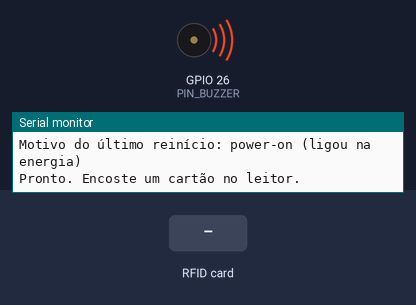
Recording of a program running on a simulated ESP32. Shown: buzzer (waves = sounding, pin HIGH), the last lines printed to the serial monitor. The test bench sets the inputs (shaded band). WiFi joins after 1.5 s; servers stay silent unless stated; uploads are accepted with an empty reply; the local clock reads 2024-03-15 10:24:30 at power-on unless the program sets it; EEPROM starts erased.

Above: at 0.1 s.
At 1.2 s:
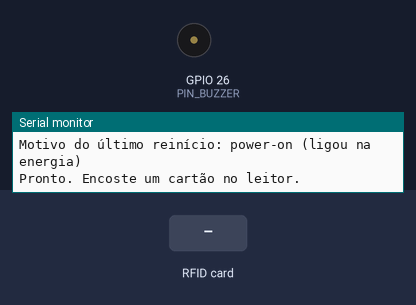
1.3 s: RFID card 5E 7A 19 C4 held to the reader
At 1.55 s:
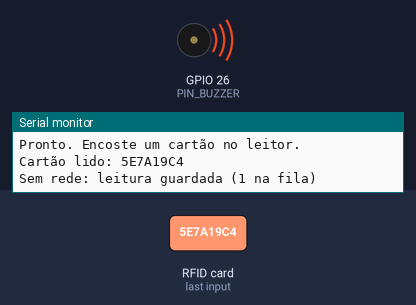
Timing chart, 0 to 4.3 s (numbered marks = the images above; inputs shaded):
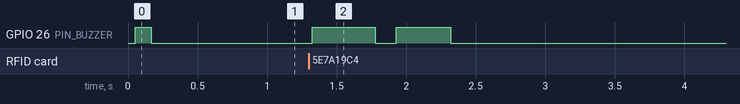

Measured:
- after the input at 1.3 s, GPIO 26 (PIN_BUZZER): alternates HIGH for 0.42 s and LOW for 0.15 s, 4 changes in all, then stays LOW, starting at once

The program:

main.cpp
```cpp
// BipCheck - firmware do leitor (ESP32 + RC522 + buzzer)
//
// Duas tarefas, para a leitura do cartão nunca travar esperando a rede:
//   loop() (núcleo 1): lê cartões, toca o buzzer e coloca o UID na fila
//   networkTask (núcleo 0): envia cada UID da fila e devolve o resultado para o bip
//
// Regra local (funciona sem internet): se o envio falhar por falta de rede, a leitura é guardada
// na flash com o horário (fila offline), o leitor dá 2 bips longos e reenvia quando a rede voltar.
//
// Antes de compilar: copie include/secrets.example.h para include/secrets.h e preencha.

#include <Arduino.h>
#include <esp_system.h>

#include <cstdio>

#include "api_client.h"
#include "buzzer.h"
#include "card_debouncer.h"
#include "card_reader.h"
#include "config.h"
#include "feedback.h"
#include "offline_queue.h"
#include "offline_store.h"
#include "timestamp.h"
#include "wifi_connection.h"

namespace {

struct CardRead {
  char uid[21];  // até 10 bytes de UID em hexadecimal + '\0'
};

QueueHandle_t cardQueue;
QueueHandle_t resultQueue;  // bipcheck::Feedback de cada leitura

CardReader reader;
Buzzer buzzer(PIN_BUZZER);
ApiClient api;
bipcheck::CardDebouncer debouncer(SAME_CARD_DEBOUNCE_MS);

// Usados só pela tarefa de rede
bipcheck::OfflineQueue offlineQueue(OFFLINE_QUEUE_CAPACITY);
OfflineStore offlineStore;
uint32_t lastPostAtMs = 0;

// Motivo do último reinício, para diagnosticar reinícios sozinhos
const char* resetReason() {
  switch (esp_reset_reason()) {
    case ESP_RST_POWERON: return "power-on (ligou na energia)";
    case ESP_RST_EXT: return "pino de reset externo";
    case ESP_RST_SW: return "software (ESP.restart)";
    case ESP_RST_PANIC: return "panic (erro no programa)";
    case ESP_RST_INT_WDT: return "watchdog de interrupção";
    case ESP_RST_TASK_WDT: return "watchdog de tarefa";
    case ESP_RST_WDT: return "watchdog";
    case ESP_RST_BROWNOUT: return "brownout (queda de tensão)";
    case ESP_RST_DEEPSLEEP: return "saiu do deep sleep";
    default: return "desconhecido";
  }
}

int postBoarding(const std::string& uid, uint32_t readAtEpoch = 0) {
  const int status = api.postBoarding(uid, readAtEpoch);
  lastPostAtMs = millis();
  return status;
}

// Leitura feita agora: tenta enviar; sem rede, guarda na fila offline. Devolve o bip a tocar.
bipcheck::Feedback handleRead(const CardRead& card) {
  // Sem Wi-Fi nem tenta enviar: a decisão é imediata, sem esperar a rede
  const int status = wifiIsConnected() ? postBoarding(card.uid) : -1;
  const bipcheck::SendOutcome outcome = bipcheck::classifySend(status);

  bool stored = false;
  if (outcome == bipcheck::SendOutcome::Retry) {
    const uint32_t now = clockNowEpoch();
    stored = offlineQueue.push(card.uid, bipcheck::isClockSet(now) ? now : 0);
    if (stored) {
      offlineStore.save(offlineQueue);
      Serial.printf("Sem rede: leitura guardada (%u na fila)\n", static_cast<unsigned>(offlineQueue.size()));
    } else {
      Serial.println("Sem rede e fila offline cheia: leitura perdida");
    }
  }
  return bipcheck::feedbackForRead(outcome, stored);
}

// Reenvia a leitura mais antiga da fila offline. true = saiu da fila (entregue ou recusada de vez).
bool resendOldest() {
  if (!wifiIsConnected()) {
    wifiRetry();
    return false;
  }
  const bipcheck::PendingBoarding& pending = offlineQueue.front();
  const int status = postBoarding(pending.uid, pending.readAtEpoch);
  if (bipcheck::classifySend(status) == bipcheck::SendOutcome::Retry) {
    return false;
  }
  offlineQueue.pop();
  offlineStore.save(offlineQueue);
  Serial.printf("Leitura offline reenviada: HTTP %d (%u na fila)\n", status,
                static_cast<unsigned>(offlineQueue.size()));
  return true;
}

void networkTask(void*) {
  offlineStore.load(offlineQueue);
  if (!offlineQueue.empty()) {
    Serial.printf("Fila offline carregada da flash: %u leitura(s)\n", static_cast<unsigned>(offlineQueue.size()));
  }

  wifiBegin();
  bool warmedUp = false;
  uint32_t resendWaitMs = OFFLINE_RESEND_INTERVAL_MS;

  CardRead card;
  for (;;) {
    // Com a fila offline vazia, dorme até chegar um cartão; com leituras pendentes, acorda para reenviar
    const TickType_t wait = offlineQueue.empty() ? pdMS_TO_TICKS(1000) : pdMS_TO_TICKS(resendWaitMs);
    if (xQueueReceive(cardQueue, &card, wait) == pdTRUE) {
      const bipcheck::Feedback feedback = handleRead(card);
      xQueueSend(resultQueue, &feedback, 0);
      continue;
    }

    if (!warmedUp && wifiIsConnected()) {
      api.warmUp();
      warmedUp = true;
    }
    if (!offlineQueue.empty() && millis() - lastPostAtMs >= OFFLINE_RESEND_INTERVAL_MS) {
      resendWaitMs = resendOldest() ? OFFLINE_RESEND_INTERVAL_MS : OFFLINE_RETRY_INTERVAL_MS;
    }
  }
}

}  // namespace

void setup() {
  Serial.begin(SERIAL_BAUD);
  Serial.printf("\nMotivo do último reinício: %s\n", resetReason());

  buzzer.begin();
  reader.begin();
  api.begin();

  cardQueue = xQueueCreate(CARD_QUEUE_LENGTH, sizeof(CardRead));
  resultQueue = xQueueCreate(CARD_QUEUE_LENGTH, sizeof(bipcheck::Feedback));
  // TLS precisa de pilha grande
  xTaskCreatePinnedToCore(networkTask, "network", 12288, nullptr, 1, nullptr, 0);

  Serial.println("Pronto. Encoste um cartão no leitor.");
  buzzer.play(bipcheck::BEEP_READY);
}

void loop() {
  std::string uid;
  if (reader.poll(uid) && debouncer.accept(uid, millis())) {
    CardRead card{};
    snprintf(card.uid, sizeof(card.uid), "%s", uid.c_str());
    if (xQueueSend(cardQueue, &card, 0) == pdTRUE) {
      Serial.printf("Cartão lido: %s\n", card.uid);
      buzzer.play(bipcheck::BEEP_CARD_READ);  // feedback imediato: o cartão foi lido
    } else {
      buzzer.play(bipcheck::BEEP_ERROR);  // fila cheia: rede muito lenta
    }
  }

  bipcheck::Feedback feedback = bipcheck::Feedback::Error;
  if (xQueueReceive(resultQueue, &feedback, 0) == pdTRUE) {
    buzzer.play(bipcheck::beepFor(feedback));
  }

  buzzer.update();
  delay(5);  // cede o processador para outras tarefas (Wi-Fi) sem atrasar a leitura
}
```

root_ca.h
```cpp
// Certificados raiz da Google Trust Services (GTS Root R1 a R4), que emitem os
// certificados do Supabase (*.supabase.co). O ESP32 só aceita o servidor se a
// cadeia dele terminar numa destas raízes: protege contra rede falsa (man-in-the-middle).
// Fonte oficial: https://pki.goog/repository/ (válidos até 2036).
#pragma once

static const char ROOT_CA_BUNDLE[] =
    // GTS Root R1
    "-----BEGIN CERTIFICATE-----\n"
    "MIIFVzCCAz+gAwIBAgINAgPlk28xsBNJiGuiFzANBgkqhkiG9w0BAQwFADBHMQsw\n"
    "CQYDVQQGEwJVUzEiMCAGA1UEChMZR29vZ2xlIFRydXN0IFNlcnZpY2VzIExMQzEU\n"
    "MBIGA1UEAxMLR1RTIFJvb3QgUjEwHhcNMTYwNjIyMDAwMDAwWhcNMzYwNjIyMDAw\n"
    "MDAwWjBHMQswCQYDVQQGEwJVUzEiMCAGA1UEChMZR29vZ2xlIFRydXN0IFNlcnZp\n"
    "Y2VzIExMQzEUMBIGA1UEAxMLR1RTIFJvb3QgUjEwggIiMA0GCSqGSIb3DQEBAQUA\n"
    "A4ICDwAwggIKAoICAQC2EQKLHuOhd5s73L+UPreVp0A8of2C+X0yBoJx9vaMf/vo\n"
    "27xqLpeXo4xL+Sv2sfnOhB2x+cWX3u+58qPpvBKJXqeqUqv4IyfLpLGcY9vXmX7w\n"
    "Cl7raKb0xlpHDU0QM+NOsROjyBhsS+z8CZDfnWQpJSMHobTSPS5g4M/SCYe7zUjw\n"
    "TcLCeoiKu7rPWRnWr4+wB7CeMfGCwcDfLqZtbBkOtdh+JhpFAz2weaSUKK0Pfybl\n"
    "qAj+lug8aJRT7oM6iCsVlgmy4HqMLnXWnOunVmSPlk9orj2XwoSPwLxAwAtcvfaH\n"
    "szVsrBhQf4TgTM2S0yDpM7xSma8ytSmzJSq0SPly4cpk9+aCEI3oncKKiPo4Zor8\n"
    "Y/kB+Xj9e1x3+naH+uzfsQ55lVe0vSbv1gHR6xYKu44LtcXFilWr06zqkUspzBmk\n"
    "MiVOKvFlRNACzqrOSbTqn3yDsEB750Orp2yjj32JgfpMpf/VjsPOS+C12LOORc92\n"
    "wO1AK/1TD7Cn1TsNsYqiA94xrcx36m97PtbfkSIS5r762DL8EGMUUXLeXdYWk70p\n"
    "aDPvOmbsB4om3xPXV2V4J95eSRQAogB/mqghtqmxlbCluQ0WEdrHbEg8QOB+DVrN\n"
    "VjzRlwW5y0vtOUucxD/SVRNuJLDWcfr0wbrM7Rv1/oFB2ACYPTrIrnqYNxgFlQID\n"
    "AQABo0IwQDAOBgNVHQ8BAf8EBAMCAYYwDwYDVR0TAQH/BAUwAwEB/zAdBgNVHQ4E\n"
    "FgQU5K8rJnEaK0gnhS9SZizv8IkTcT4wDQYJKoZIhvcNAQEMBQADggIBAJ+qQibb\n"
    "C5u+/x6Wki4+omVKapi6Ist9wTrYggoGxval3sBOh2Z5ofmmWJyq+bXmYOfg6LEe\n"
    "QkEzCzc9zolwFcq1JKjPa7XSQCGYzyI0zzvFIoTgxQ6KfF2I5DUkzps+GlQebtuy\n"
    "h6f88/qBVRRiClmpIgUxPoLW7ttXNLwzldMXG+gnoot7TiYaelpkttGsN/H9oPM4\n"
    "7HLwEXWdyzRSjeZ2axfG34arJ45JK3VmgRAhpuo+9K4l/3wV3s6MJT/KYnAK9y8J\n"
    "ZgfIPxz88NtFMN9iiMG1D53Dn0reWVlHxYciNuaCp+0KueIHoI17eko8cdLiA6Ef\n"
    "MgfdG+RCzgwARWGAtQsgWSl4vflVy2PFPEz0tv/bal8xa5meLMFrUKTX5hgUvYU/\n"
    "Z6tGn6D/Qqc6f1zLXbBwHSs09dR2CQzreExZBfMzQsNhFRAbd03OIozUhfJFfbdT\n"
    "6u9AWpQKXCBfTkBdYiJ23//OYb2MI3jSNwLgjt7RETeJ9r/tSQdirpLsQBqvFAnZ\n"
    "0E6yove+7u7Y/9waLd64NnHi/Hm3lCXRSHNboTXns5lndcEZOitHTtNCjv0xyBZm\n"
    "2tIMPNuzjsmhDYAPexZ3FL//2wmUspO8IFgV6dtxQ/PeEMMA3KgqlbbC1j+Qa3bb\n"
    "bP6MvPJwNQzcmRk13NfIRmPVNnGuV/u3gm3c\n"
    "-----END CERTIFICATE-----\n"
    // GTS Root R2
    "-----BEGIN CERTIFICATE-----\n"
    "MIIFVzCCAz+gAwIBAgINAgPlrsWNBCUaqxElqjANBgkqhkiG9w0BAQwFADBHMQsw\n"
    "CQYDVQQGEwJVUzEiMCAGA1UEChMZR29vZ2xlIFRydXN0IFNlcnZpY2VzIExMQzEU\n"
    "MBIGA1UEAxMLR1RTIFJvb3QgUjIwHhcNMTYwNjIyMDAwMDAwWhcNMzYwNjIyMDAw\n"
    "MDAwWjBHMQswCQYDVQQGEwJVUzEiMCAGA1UEChMZR29vZ2xlIFRydXN0IFNlcnZp\n"
    "Y2VzIExMQzEUMBIGA1UEAxMLR1RTIFJvb3QgUjIwggIiMA0GCSqGSIb3DQEBAQUA\n"
    "A4ICDwAwggIKAoICAQDO3v2m++zsFDQ8BwZabFn3GTXd98GdVarTzTukk3LvCvpt\n"
    "nfbwhYBboUhSnznFt+4orO/LdmgUud+tAWyZH8QiHZ/+cnfgLFuv5AS/T3KgGjSY\n"
    "6Dlo7JUle3ah5mm5hRm9iYz+re026nO8/4Piy33B0s5Ks40FnotJk9/BW9BuXvAu\n"
    "MC6C/Pq8tBcKSOWIm8Wba96wyrQD8Nr0kLhlZPdcTK3ofmZemde4wj7I0BOdre7k\n"
    "RXuJVfeKH2JShBKzwkCX44ofR5GmdFrS+LFjKBC4swm4VndAoiaYecb+3yXuPuWg\n"
    "f9RhD1FLPD+M2uFwdNjCaKH5wQzpoeJ/u1U8dgbuak7MkogwTZq9TwtImoS1mKPV\n"
    "+3PBV2HdKFZ1E66HjucMUQkQdYhMvI35ezzUIkgfKtzra7tEscszcTJGr61K8Yzo\n"
    "dDqs5xoic4DSMPclQsciOzsSrZYuxsN2B6ogtzVJV+mSSeh2FnIxZyuWfoqjx5RW\n"
    "Ir9qS34BIbIjMt/kmkRtWVtd9QCgHJvGeJeNkP+byKq0rxFROV7Z+2et1VsRnTKa\n"
    "G73VululycslaVNVJ1zgyjbLiGH7HrfQy+4W+9OmTN6SpdTi3/UGVN4unUu0kzCq\n"
    "gc7dGtxRcw1PcOnlthYhGXmy5okLdWTK1au8CcEYof/UVKGFPP0UJAOyh9OktwID\n"
    "AQABo0IwQDAOBgNVHQ8BAf8EBAMCAYYwDwYDVR0TAQH/BAUwAwEB/zAdBgNVHQ4E\n"
    "FgQUu//KjiOfT5nK2+JopqUVJxce2Q4wDQYJKoZIhvcNAQEMBQADggIBAB/Kzt3H\n"
    "vqGf2SdMC9wXmBFqiN495nFWcrKeGk6c1SuYJF2ba3uwM4IJvd8lRuqYnrYb/oM8\n"
    "0mJhwQTtzuDFycgTE1XnqGOtjHsB/ncw4c5omwX4Eu55MaBBRTUoCnGkJE+M3DyC\n"
    "B19m3H0Q/gxhswWV7uGugQ+o+MePTagjAiZrHYNSVc61LwDKgEDg4XSsYPWHgJ2u\n"
    "NmSRXbBoGOqKYcl3qJfEycel/FVL8/B/uWU9J2jQzGv6U53hkRrJXRqWbTKH7QMg\n"
    "yALOWr7Z6v2yTcQvG99fevX4i8buMTolUVVnjWQye+mew4K6Ki3pHrTgSAai/Gev\n"
    "HyICc/sgCq+dVEuhzf9gR7A/Xe8bVr2XIZYtCtFenTgCR2y59PYjJbigapordwj6\n"
    "xLEokCZYCDzifqrXPW+6MYgKBesntaFJ7qBFVHvmJ2WZICGoo7z7GJa7Um8M7YNR\n"
    "TOlZ4iBgxcJlkoKM8xAfDoqXvneCbT+PHV28SSe9zE8P4c52hgQjxcCMElv924Sg\n"
    "JPFI/2R80L5cFtHvma3AH/vLrrw4IgYmZNralw4/KBVEqE8AyvCazM90arQ+POuV\n"
    "7LXTWtiBmelDGDfrs7vRWGJB82bSj6p4lVQgw1oudCvV0b4YacCs1aTPObpRhANl\n"
    "6WLAYv7YTVWW4tAR+kg0Eeye7QUd5MjWHYbL\n"
    "-----END CERTIFICATE-----\n"
    // GTS Root R3
    "-----BEGIN CERTIFICATE-----\n"
    "MIICCTCCAY6gAwIBAgINAgPluILrIPglJ209ZjAKBggqhkjOPQQDAzBHMQswCQYD\n"
    "VQQGEwJVUzEiMCAGA1UEChMZR29vZ2xlIFRydXN0IFNlcnZpY2VzIExMQzEUMBIG\n"
    "A1UEAxMLR1RTIFJvb3QgUjMwHhcNMTYwNjIyMDAwMDAwWhcNMzYwNjIyMDAwMDAw\n"
    "WjBHMQswCQYDVQQGEwJVUzEiMCAGA1UEChMZR29vZ2xlIFRydXN0IFNlcnZpY2Vz\n"
    "IExMQzEUMBIGA1UEAxMLR1RTIFJvb3QgUjMwdjAQBgcqhkjOPQIBBgUrgQQAIgNi\n"
    "AAQfTzOHMymKoYTey8chWEGJ6ladK0uFxh1MJ7x/JlFyb+Kf1qPKzEUURout736G\n"
    "jOyxfi//qXGdGIRFBEFVbivqJn+7kAHjSxm65FSWRQmx1WyRRK2EE46ajA2ADDL2\n"
    "4CejQjBAMA4GA1UdDwEB/wQEAwIBhjAPBgNVHRMBAf8EBTADAQH/MB0GA1UdDgQW\n"
    "BBTB8Sa6oC2uhYHP0/EqEr24Cmf9vDAKBggqhkjOPQQDAwNpADBmAjEA9uEglRR7\n"
    "VKOQFhG/hMjqb2sXnh5GmCCbn9MN2azTL818+FsuVbu/3ZL3pAzcMeGiAjEA/Jdm\n"
    "ZuVDFhOD3cffL74UOO0BzrEXGhF16b0DjyZ+hOXJYKaV11RZt+cRLInUue4X\n"
    "-----END CERTIFICATE-----\n"
    // GTS Root R4
    "-----BEGIN CERTIFICATE-----\n"
    "MIICCTCCAY6gAwIBAgINAgPlwGjvYxqccpBQUjAKBggqhkjOPQQDAzBHMQswCQYD\n"
    "VQQGEwJVUzEiMCAGA1UEChMZR29vZ2xlIFRydXN0IFNlcnZpY2VzIExMQzEUMBIG\n"
    "A1UEAxMLR1RTIFJvb3QgUjQwHhcNMTYwNjIyMDAwMDAwWhcNMzYwNjIyMDAwMDAw\n"
    "WjBHMQswCQYDVQQGEwJVUzEiMCAGA1UEChMZR29vZ2xlIFRydXN0IFNlcnZpY2Vz\n"
    "IExMQzEUMBIGA1UEAxMLR1RTIFJvb3QgUjQwdjAQBgcqhkjOPQIBBgUrgQQAIgNi\n"
    "AATzdHOnaItgrkO4NcWBMHtLSZ37wWHO5t5GvWvVYRg1rkDdc/eJkTBa6zzuhXyi\n"
    "QHY7qca4R9gq55KRanPpsXI5nymfopjTX15YhmUPoYRlBtHci8nHc8iMai/lxKvR\n"
    "HYqjQjBAMA4GA1UdDwEB/wQEAwIBhjAPBgNVHRMBAf8EBTADAQH/MB0GA1UdDgQW\n"
    "BBSATNbrdP9JNqPV2Py1PsVq8JQdjDAKBggqhkjOPQQDAwNpADBmAjEA6ED/g94D\n"
    "9J+uHXqnLrmvT/aDHQ4thQEd0dlq7A/Cr8deVl5c1RxYIigL9zC2L7F8AjEA8GE8\n"
    "p/SgguMh1YQdc4acLa/KNJvxn7kjNuK8YAOdgLOaVsjh4rsUecrNIdSUtUlD\n"
    "-----END CERTIFICATE-----\n"
    ;
```

secrets.example.h
```cpp
// Modelo dos segredos do leitor.
// Copie este arquivo para "secrets.h" (mesma pasta) e troque pelos valores reais.
// O secrets.h está no .gitignore e nunca deve ser commitado.
#pragma once

constexpr const char* WIFI_SSID = "NOME_DA_REDE";      // rede 2,4 GHz
constexpr const char* WIFI_PASSWORD = "SENHA_DA_REDE";
constexpr const char* FUNCTION_URL = "https://SEU_PROJETO.supabase.co/functions/v1/register-boarding";
// Token do leitor: aparece uma única vez no app, ao cadastrar o leitor ou trocar o token
constexpr const char* DEVICE_TOKEN = "TOKEN_DO_LEITOR";
```

api_client.cpp
```cpp
#include "api_client.h"

#include "config.h"
#include "payload.h"
#include "root_ca.h"
#include "secrets.h"

void ApiClient::begin() {
  client_.setCACert(ROOT_CA_BUNDLE);
}

void ApiClient::prepareRequest() {
  http_.setReuse(true);
  http_.setConnectTimeout(HTTP_TIMEOUT_MS);
  http_.setTimeout(HTTP_TIMEOUT_MS);
  http_.begin(client_, FUNCTION_URL);
  http_.addHeader("Content-Type", "application/json");
  http_.addHeader("x-region", FUNCTION_REGION);
}

void ApiClient::warmUp() {
  const uint32_t startedAt = millis();
  prepareRequest();
  const int status = http_.GET();
  http_.end();
  Serial.printf("Conexão aquecida: HTTP %d | %lu ms\n", status, static_cast<unsigned long>(millis() - startedAt));
}

int ApiClient::postBoarding(const std::string& uid, uint32_t readAtEpoch) {
  const String body = bipcheck::buildBoardingPayload(DEVICE_TOKEN, uid, readAtEpoch).c_str();
  const uint32_t startedAt = millis();
  int status = -1;

  // Até 2 tentativas: se a conexão reaproveitada tiver caído, a segunda abre uma nova
  for (int attempt = 0; attempt < 2 && status < 0; attempt++) {
    if (attempt > 0) {
      client_.stop();
    }
    prepareRequest();
    status = http_.POST(body);
    if (status > 0) {
      http_.getString();  // consome a resposta para a conexão poder ser reaproveitada
    }
    http_.end();  // com setReuse(true) a conexão continua aberta
  }

  // Nunca imprimir o token
  Serial.printf("POST: HTTP %d | %lu ms\n", status, static_cast<unsigned long>(millis() - startedAt));
  return status;
}
```

api_client.h
```cpp
// Cliente HTTPS da função register-boarding.
// Valida o certificado do servidor (raízes em root_ca.h) e mantém a conexão aberta
// entre leituras, para não refazer o TLS (lento no ESP32) a cada cartão.
#pragma once

#include <HTTPClient.h>
#include <WiFiClientSecure.h>

#include <string>

class ApiClient {
 public:
  void begin();
  // Abre a conexão antes da primeira leitura (um GET não grava nada: a função responde 405)
  void warmUp();
  // Retorna o código HTTP (200 = sucesso) ou um valor negativo em falha de rede.
  // readAtEpoch > 0: leitura guardada sem rede, enviada com o horário em que o cartão foi lido.
  int postBoarding(const std::string& uid, uint32_t readAtEpoch = 0);

 private:
  void prepareRequest();

  WiFiClientSecure client_;
  HTTPClient http_;
};
```

buzzer.cpp
```cpp
#include "buzzer.h"

#include <Arduino.h>

void Buzzer::begin() {
  pinMode(pin_, OUTPUT);
  digitalWrite(pin_, LOW);
}

void Buzzer::play(const bipcheck::BeepPattern& pattern) {
  sequencer_.start(pattern, millis());
  update();
}

void Buzzer::update() {
  digitalWrite(pin_, sequencer_.isOn(millis()) ? HIGH : LOW);
}
```

buzzer.h
```cpp
// Buzzer ativo sem travar o loop: play() agenda o padrão, update() liga/desliga o pino
#pragma once

#include <cstdint>

#include "beep_sequencer.h"
#include "feedback.h"

class Buzzer {
 public:
  explicit Buzzer(uint8_t pin) : pin_(pin) {}

  void begin();
  void play(const bipcheck::BeepPattern& pattern);
  // Chamar a cada volta do loop
  void update();

 private:
  uint8_t pin_;
  bipcheck::BeepSequencer sequencer_;
};
```

card_reader.cpp
```cpp
#include "card_reader.h"

#include <SPI.h>

#include "config.h"
#include "uid.h"

void CardReader::begin() {
  SPI.begin(PIN_SCK, PIN_MISO, PIN_MOSI, PIN_SS);
  mfrc522_.PCD_Init(PIN_SS, PIN_RST);
}

bool CardReader::poll(std::string& uid) {
  if (!mfrc522_.PICC_IsNewCardPresent() || !mfrc522_.PICC_ReadCardSerial()) {
    return false;
  }
  uid = bipcheck::formatUid(mfrc522_.uid.uidByte, mfrc522_.uid.size);
  mfrc522_.PICC_HaltA();
  mfrc522_.PCD_StopCrypto1();
  return true;
}
```

card_reader.h
```cpp
// Leitor RFID RC522 (SPI)
#pragma once

#include <MFRC522.h>

#include <string>

class CardReader {
 public:
  void begin();
  // true se um cartão novo foi lido; o UID vem em hexadecimal maiúsculo
  bool poll(std::string& uid);

 private:
  MFRC522 mfrc522_{};
};
```

offline_store.cpp
```cpp
#include "offline_store.h"

#include <Arduino.h>
#include <Preferences.h>

#include <vector>

namespace {

constexpr const char* NVS_NAMESPACE = "bipcheck";
constexpr const char* NVS_KEY = "offline_queue";

}  // namespace

void OfflineStore::load(bipcheck::OfflineQueue& queue) {
  Preferences preferences;
  if (!preferences.begin(NVS_NAMESPACE, true)) {
    return;  // namespace ainda não existe: primeira vez que o leitor liga
  }
  const size_t length = preferences.getBytesLength(NVS_KEY);
  if (length > 0) {
    std::vector<uint8_t> bytes(length);
    preferences.getBytes(NVS_KEY, bytes.data(), length);
    if (!queue.deserialize(bytes.data(), length)) {
      Serial.println("Fila offline gravada estava corrompida e foi descartada");
    }
  }
  preferences.end();
}

void OfflineStore::save(const bipcheck::OfflineQueue& queue) {
  Preferences preferences;
  if (!preferences.begin(NVS_NAMESPACE, false)) {
    Serial.println("Não foi possível abrir a flash para gravar a fila offline");
    return;
  }
  const std::vector<uint8_t> bytes = queue.serialize();
  preferences.putBytes(NVS_KEY, bytes.data(), bytes.size());
  preferences.end();
}
```

offline_store.h
```cpp
// Grava e carrega a fila offline na flash do ESP32 (NVS), para ela sobreviver a um reinício
#pragma once

#include "offline_queue.h"

class OfflineStore {
 public:
  // Carrega o que estiver gravado. Sem nada gravado (ou dado corrompido), a fila fica vazia.
  void load(bipcheck::OfflineQueue& queue);
  // Grava a fila inteira. Chamar sempre que ela mudar.
  void save(const bipcheck::OfflineQueue& queue);
};
```

Source omitted: wifi_connection.cpp (1019 bytes), wifi_connection.h (592 bytes), config.h (1449 bytes)
